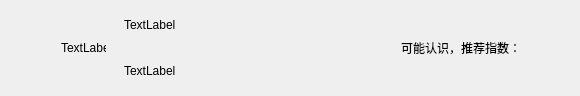
<?xml version="1.0" encoding="UTF-8"?>
<ui version="4.0">
 <class>maybefriendItem</class>
 <widget class="QWidget" name="maybefriendItem">
  <property name="geometry">
   <rect>
    <x>0</x>
    <y>0</y>
    <width>580</width>
    <height>96</height>
   </rect>
  </property>
  <property name="windowTitle">
   <string>Form</string>
  </property>
  <layout class="QHBoxLayout" name="horizontalLayout">
   <property name="spacing">
    <number>0</number>
   </property>
   <property name="topMargin">
    <number>0</number>
   </property>
   <property name="rightMargin">
    <number>0</number>
   </property>
   <property name="bottomMargin">
    <number>0</number>
   </property>
   <item>
    <spacer name="horizontalSpacer">
     <property name="orientation">
      <enum>Qt::Horizontal</enum>
     </property>
     <property name="sizeType">
      <enum>QSizePolicy::Fixed</enum>
     </property>
     <property name="sizeHint" stdset="0">
      <size>
       <width>50</width>
       <height>20</height>
      </size>
     </property>
    </spacer>
   </item>
   <item>
    <widget class="QLabel" name="icon_lb">
     <property name="minimumSize">
      <size>
       <width>45</width>
       <height>45</height>
      </size>
     </property>
     <property name="maximumSize">
      <size>
       <width>45</width>
       <height>45</height>
      </size>
     </property>
     <property name="text">
      <string>TextLabel</string>
     </property>
    </widget>
   </item>
   <item>
    <widget class="QWidget" name="widget" native="true">
     <layout class="QHBoxLayout" name="horizontalLayout_2">
      <property name="topMargin">
       <number>2</number>
      </property>
      <property name="bottomMargin">
       <number>2</number>
      </property>
      <item>
       <widget class="QWidget" name="widget_2" native="true">
        <layout class="QVBoxLayout" name="verticalLayout">
         <property name="spacing">
          <number>10</number>
         </property>
         <property name="topMargin">
          <number>2</number>
         </property>
         <property name="bottomMargin">
          <number>2</number>
         </property>
         <item>
          <widget class="QLabel" name="user_name_lb">
           <property name="minimumSize">
            <size>
             <width>100</width>
             <height>30</height>
            </size>
           </property>
           <property name="maximumSize">
            <size>
             <width>200</width>
             <height>30</height>
            </size>
           </property>
           <property name="text">
            <string>TextLabel</string>
           </property>
          </widget>
         </item>
         <item>
          <widget class="QLabel" name="user_chat_lb">
           <property name="minimumSize">
            <size>
             <width>100</width>
             <height>30</height>
            </size>
           </property>
           <property name="maximumSize">
            <size>
             <width>200</width>
             <height>30</height>
            </size>
           </property>
           <property name="text">
            <string>TextLabel</string>
           </property>
          </widget>
         </item>
        </layout>
       </widget>
      </item>
      <item>
       <spacer name="horizontalSpacer_3">
        <property name="orientation">
         <enum>Qt::Horizontal</enum>
        </property>
        <property name="sizeHint" stdset="0">
         <size>
          <width>40</width>
          <height>20</height>
         </size>
        </property>
       </spacer>
      </item>
      <item>
       <widget class="QLabel" name="recommend_lb">
        <property name="minimumSize">
         <size>
          <width>40</width>
          <height>0</height>
         </size>
        </property>
        <property name="text">
         <string>可能认识，推荐指数：</string>
        </property>
       </widget>
      </item>
      <item>
       <spacer name="horizontalSpacer_2">
        <property name="orientation">
         <enum>Qt::Horizontal</enum>
        </property>
        <property name="sizeType">
         <enum>QSizePolicy::Fixed</enum>
        </property>
        <property name="sizeHint" stdset="0">
         <size>
          <width>50</width>
          <height>20</height>
         </size>
        </property>
       </spacer>
      </item>
     </layout>
    </widget>
   </item>
  </layout>
 </widget>
 <resources/>
 <connections/>
</ui>
